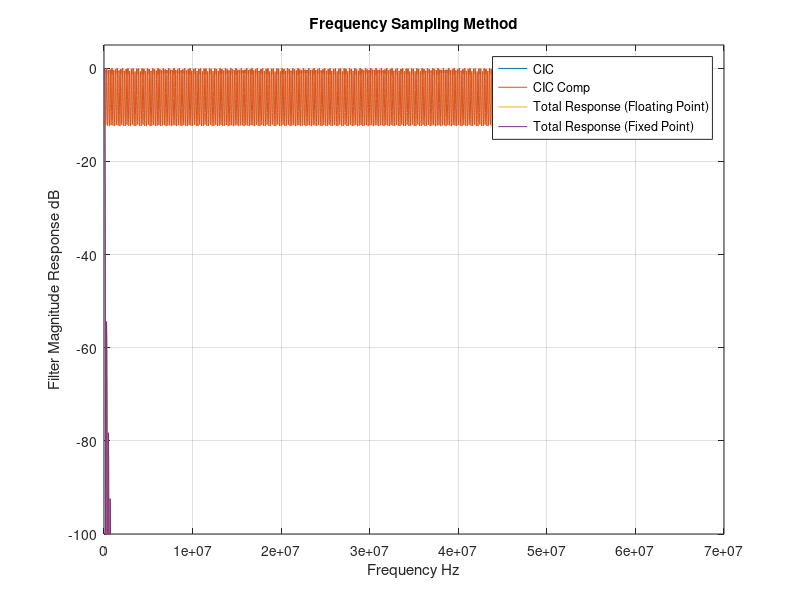

This chart was generated by the following MATLAB code:
%% cic compensating filter design
%% Two design methods are listed/compared:
%%      fir2.m -- frequency sampling method; Signal Processing Toolbox Required
%%      firceqrip.m -- Equal Rippler Design Method; Filter Design Toolbox Required
%% Output: filter coefficients saved in fdcoeff.txt in the format that can
%%          be readily loaded by Altera FIR Compiler MegaCore
function [hcic,hcfir] = ciccomp();
%clear all
%close all

%%%%%% CIC filter parameters %%%%%%
R = 614;                                    %% Decimation factor
M = 1;                                      %% Differential Delay
N = 5;                                     %% Number of Stages
B = 18;                                     %% Number of bits to represent fixed point filter coefficients
Fs = 122.88e6;                              %% (High) Sampling frequency in Hz (before decimation)
Fc = 95e3;                                  %% Passband edge in Hz
%%%%%%% fir2.m parameters %%%%%%%%%%%%%%%%%%%%%%%%%%%%%%%%
L = 16;                                     %% Order of filter taps; must be an even number
Fo = R*Fc/Fs;                             %% Normalized Cutoff freq; 0<Fo<=0.5/M; xdong: modified 10/30/06: taken out /M.
                                          %% Fo should be less than 1/(4M), if not, bad performance is guranteed                                 
% Fo = 0.5/M;                              %% use Fo=0.5 if we don't care responses outside passband

%%%%%%% CIC Compensator Design using fir2.m %%%%%%
p = 2e3;                                    %% Granulatiry
s = 0.25/p;                                 %% Stepsize
fp = [0:s:Fo];                              %% Passband frequency samples
                                            %% xdong: modified 10/30/06:
                                            %% taken out /M
fs = (Fo+s):s:0.5;                          %% Stopband frequency samples
f = [fp fs]*2;                              %% Noramlized frequency samples; 0<=f<=1; taken out *M 11/29/06
Mp = ones(1,length(fp));                    %% Passband response; Mp(1)=1
Mp(2:end) = abs( M*R*sin(pi*fp(2:end)/R)./sin(pi*M*fp(2:end))).^N; %% Inverse sinc
Mf = [Mp zeros(1,length(fs))];
f(end) = 1;
h = fir2(L,f,Mf);                           %% Filter length L+1
h = h/max(h);                              %% Floating point coefficients
hz = round(h*power(2,B-1)-1);                   %% Quantization of filter coefficients

%%%%%%% fixed point CIC filter response %%%%%%%%
hrec = ones(1,R*M);
tmph = hrec;

for k=1:N-1
    tmph = conv(hrec, tmph);
end;
hcic = tmph;
hcic=hcic/norm(hcic);

%%%%%%% Total Response %%%%%%%%%%%%%%%
hzp = upsample(hz,R);
hp = upsample(h, R);
ht = conv(hcic, hp);                        %% Concatenation of CIC and fir2 FIR at high freqency
hzt = conv(hcic, hzp);                      %% CIC + Fixed point fir2 at high frequency

hcfir = hp;

[Hcic, wt] = freqz(hcic, 1, 4096, Fs);      %% CIC Freq. Response
[Hciccomp, wt] = freqz(hp, 1, 4096, Fs);    %% CIC Comp. response using fir2
[Ht, wt] = freqz(ht, 1, 4096, Fs);          %% Total response for CIC + floating point fir2
[Hzt, wt] = freqz(hzt, 1, 4096, Fs);        %% Total response for CIC + fixed point fir2

Mcic = 20*log10(abs(Hcic)/max(abs(Hcic)));  %% CIC Freq. Response
Mciccomp = 20*log10(abs(Hciccomp)/max(abs(Hciccomp)));  %% CIC Comp. response using fir2
Mt = 20*log10(abs(Ht)/max(abs(Ht)));        %% Total response for CIC + floating point fir2
Mzt = 20*log10(abs(Hzt)/max(abs(Hzt)));     %% Total response for CIC + fixed point fir2

figure;
plot(wt, Mcic, wt, Mciccomp, wt, Mt,wt, Mzt);
legend('CIC','CIC Comp','Total Response (Floating Point)','Total Response (Fixed Point)')
ylim([-100 5]);
title('Frequency Sampling Method');
grid
xlabel('Frequency Hz');
ylabel('Filter Magnitude Response dB');


% %%%%%%%%%%% If no access to MATLAB Filter Design Toolbox, please comment
% %%%%%%%%%%% out from here %%%%%%%%%%%%%%%%%%%%%%%%%%%%%%%%%%%%%%%%%%%%%%%
% %%%%%%% CIC Compensator Design using firceqrip.m %%%%%%%%%%%%%%%%%%%
% Ast = 90;                                   %% Stop band attenuation in dB
% Ap = 0.01;                                  %% Passband ripple in dB
% c = M/2;                                    %% Sinc frequency scaling
% Apass = power(10, Ap/20) - 1;               %% passband variation corresponding to Ap
% Astop = power(10, -Ast/20);                 %% stop band variation corresponding to Ast
% Aslope = 40;                                %% Slope in dB
% fc = Fo*2*M;                                %% Normalized cutoff frequency (to Nyquist freq.); 0<=fc<=1;
% heq = firceqrip(L, fc, [Apass, Astop], 'passedge', 'slope', Aslope, 'invsinc', [c, N]);
% heq = heq/norm(heq);                        %% Floating point coefficients
% hc = floor(heq*power(2,B));                 %% Quantization of filter coefficients
% 
% hcp = upsample(heq, R);
% hct = conv(hcic, hcp);                      %% CIC + Floating Point Equal Ripple FIR at high frequency
% [Het, wc] = freqz(hcp, 1, 4096, Fs);        %% Freq. Response of Equal Ripple FIR at high freq.
% [Hct, wc] = freqz(hct, 1, 4096, Fs);        %% CIC + floating point Equal Ripple FIR
% Me = 20*log10(abs(Het)/max(abs(Het)));      %% Freq. Response of Equal Ripple FIR at high freq.
% Mc = 20*log10(abs(Hct)/max(abs(Hct)));      %% CIC + floating point Equal Ripple FIR
% 
% figure;
% plot(wt, Mcic, wc, Me, wc, Mc);
% legend('CIC','CIC Comp','Total Response Floating Point')
% % xlim([0 2/R]);
% ylim([-100 5]);
% grid
% title('Equal Ripple Method');
% xlabel('Frequency Hz');
% ylabel('Filter Magnitude Response dB');
%%%%%%%%%%%% end of Comment Out %%%%%%%%%%%%%%%%%%%%%%


